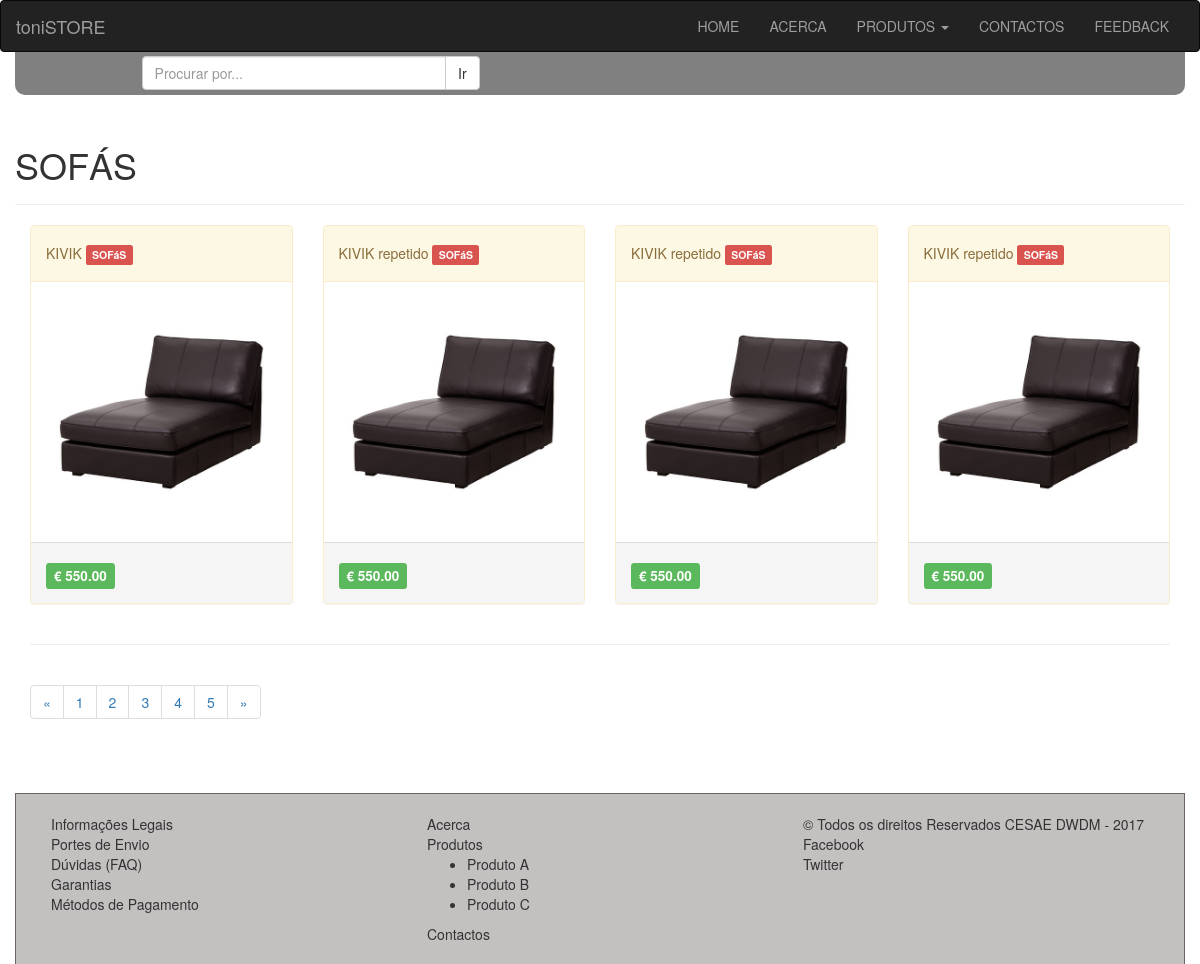
The page /catprod.php?cat=2 on the database its author committed.
### tables this page shows
CREATE TABLE IF NOT EXISTS `CATEGORIAS` (
  `id_categoria` int(11) NOT NULL,
  `nomecategoria` varchar(30) NOT NULL,
  `visivel` tinyint(1) NOT NULL DEFAULT '1'
);

CREATE TABLE IF NOT EXISTS `PRODUTOS` (
  `id_produto` int(11) NOT NULL,
  `id_categoria` int(11) NOT NULL,
  `nomeprod` varchar(120) NOT NULL,
  `descricao` longtext NOT NULL,
  `preco` decimal(10,2) NOT NULL,
  `imagem` varchar(180) NOT NULL,
  `destaque` tinyint(1) NOT NULL,
  `visivel` tinyint(1) NOT NULL DEFAULT '1',
  `datains` datetime NOT NULL DEFAULT CURRENT_TIMESTAMP
);

### classes/categorias.class.php (called while the page is built, shortened)
<?php
class categorias{
    public function listaCategorias(){
        $db = new database();
        $pdo = $db->getCon();
        $sql = '
        SELECT id_categoria, nomecategoria
        FROM CATEGORIAS
        WHERE CATEGORIAS.visivel = true
        ORDER BY nomecategoria
        ';
        $s = $pdo->prepare($sql);
        $s->execute();
        return $s->fetchAll();
    }
}
?>

### classes/produtos.class.php (called while the page is built, shortened)
<?php
class produtos{
    function mostraPorCategoria($cat){
        $limite = $GLOBALS['maxprod'];
        $db = new database();
        $pdo = $db->getCon();
        $query = "SELECT PRODUTOS.id_produto, PRODUTOS.nomeprod, PRODUTOS.descricao, PRODUTOS.preco, PRODUTOS.imagem, CATEGORIAS.nomecategoria
        FROM PRODUTOS,CATEGORIAS
        WHERE PRODUTOS.id_categoria=CATEGORIAS.id_categoria AND PRODUTOS.visivel = true AND PRODUTOS.id_categoria = :c
        ORDER BY PRODUTOS.preco DESC";
        $s = $pdo->prepare($query);
        $s->bindValue(':c',$cat);
        $s->execute();
        $total_produtos = $s->rowCount();
        $total_paginas = ceil($total_produtos/$limite);
        if (!isset($_GET['pagina'])) {
            $pagina = 1;
        } else{
            $pagina = $_GET['pagina'];
        }
        $limite_inicial = ($pagina-1)*$limite;
        $sql = '
        SELECT PRODUTOS.id_produto, PRODUTOS.nomeprod, PRODUTOS.descricao, PRODUTOS.preco, PRODUTOS.imagem, CATEGORIAS.nomecategoria
        FROM PRODUTOS,CATEGORIAS
        WHERE PRODUTOS.id_categoria=CATEGORIAS.id_categoria AND PRODUTOS.visivel = true AND PRODUTOS.id_categoria = :c
        ORDER BY PRODUTOS.preco DESC LIMIT :li,:l';
        $s = $pdo->prepare($sql);
        $s->bindValue(':c',$cat);
        $s->bindValue(':li',$limite_inicial,PDO::PARAM_INT);
        $s->bindValue(':l',$limite,PDO::PARAM_INT);
        $s->execute();
        return array($s->fetchAll(),$total_paginas,$pagina);
    }
}
?>

### catprod.php (the view, shortened to what this page needs)
<?php
if(isset($_GET['cat']) && $_GET['cat']!=''){
    $idc = $_GET['cat'];
    require_once 'classes/produtos.class.php';
    $prod = new produtos();
}
    $erros = new erros();
?>
<!DOCTYPE html>
<html lang="pt-pt">
<?php require_once 'includes/head.inc.php'; ?>
  <body>
    <?php require_once 'includes/menu.inc.php'; ?>
    <div class="container">
        <div class="row">
            <div class="page-header">
              <h1><?php echo mb_strtoupper($nomecategoria,'UTF-8');?></h1>
            </div>
            <?php
            $prodc = $prod->mostraPorCategoria($idc)[0];
            if ($prodc != NULL) {
            foreach ($prodc as $prodcat) {
            ?>
            <div class="col-xs-12 col-md-3">
                <div class="panel panel-warning">
                    <div class="panel-heading">
                        <h5><?php echo $prodcat['nomeprod']; ?> <span class="label label-danger"><?php echo strtoupper($prodcat['nomecategoria']); ?></span></h5>
                    </div>
                    <div class="panel-body">
                        <a href="#" data-toggle="modal" data-target="#prodnov<?php echo $prodcat['id_produto']; ?>"><img src="<?php echo $prodcat['imagem']; ?>" class="img-responsive"></a>
                    </div>
                    <div class="panel-footer">
                        <h4><span class="label label-success">&euro; <?php echo $prodcat['preco']; ?></span></h4>
                    </div>
                </div>
            </div>
            <?php
                } ?>
            <?php
            $total_paginas = $prod->mostraPorCategoria($idc)[1];
            $seguinte = 1;
            $anterior = 1;
            ?>
            <div class="col-xs-12">
            <hr>
            <nav aria-label="Page navigation" >
              <ul class="pagination pull right">
                <li>
                  <a href="catprod.php?cat=<?php echo $_GET['cat'];?>&pagina=<?php echo $anterior;?>" aria-label="Anterior">
                    <span aria-hidden="true">&laquo;</span>
                  </a>
                </li>
                <?php for ($pagina=1; $pagina <= $total_paginas ; $pagina++):?>
                <li><a href="catprod.php?cat=<?php echo $_GET['cat'];?>&pagina=<?php echo $pagina;?>" class="<?php if ($_GET['pagina'] == $pagina){ echo 'pagselect'; }?>"><?php echo $pagina; ?></a></li>
                <?php endfor ?>
                <li>
                  <a href="catprod.php?cat=<?php echo $_GET['cat'];?>&pagina=<?php echo $seguinte;?>" aria-label="Seguinte">
                    <span aria-hidden="true">&raquo;</span>
                  </a>
                </li>
              </ul>
            </nav>
            </div>
            <?php
            }else{
                echo $erros->alertas("alert-warning","Não existem <b>PRODUTOS</b> para a <b>CATEGORIA</b> escolhida !","Neste Momento não existem produtos na nossa loja, tente mais tarde... ");
            }
            ?>
        </div>
        <?php require_once 'includes/rodape.inc.php'; ?>
    </div>
  </body>
</html>

### includes/head.inc.php (shortened to what this page needs)
<head>
   <link href="css/bootstrap.min.css" rel="stylesheet">
   <link href="vendors/chosen/chosen.min.css" rel="stylesheet">
   <link href="vendors/sweetalert2/sweetalert2.min.css" rel="stylesheet">
   <link href="css/estilo.css" rel="stylesheet">
 </head>

### includes/menu.inc.php (shortened to what this page needs)
<?php
require_once 'classes/categorias.class.php';
$catmenu = new categorias();
?>
    <nav class="navbar navbar-inverse">
      <div class="container-fluid">
        <div class="navbar-header">
          <a class="navbar-brand" href="index.php"><?php echo $GLOBALS['nomeloja']; ?></a>
        </div>
        <div class="collapse navbar-collapse" id="menu">
          <ul class="nav navbar-nav navbar-right">
            <li><a href="index.php">HOME</a></li>
            <li><a href="pagina.php?pag=acerca">ACERCA</a></li>
            <li class="dropdown">
              <a href="#" class="dropdown-toggle" data-toggle="dropdown" role="button" aria-haspopup="true" aria-expanded="false">PRODUTOS <span class="caret"></span></a>
                <?php
                    $categoria = $catmenu->listaCategorias();
                    foreach ($categoria as $categoriamenu){
                        if (isset($_GET['cat']) && $_GET['cat']==$categoriamenu['id_categoria']) {
                            $nomecategoria =  $categoriamenu['nomecategoria'];
                        }
                ?>
                <?php
                    }
                ?>
            </li>
            <li><a href="pagina.php?pag=contactos">CONTACTOS</a></li>
            <li><a href="feedback.php">FEEDBACK</a></li>
          </ul>
        </div>
      </div>
    </nav>
    <div class="container" style="background:grey;margin-top:-22px;margin-bottom:10px;height:45px;border-bottom-left-radius:10px;border-bottom-right-radius:10px;">
        <div class="col-xs-12 col-md-4">
                <form method="post" action="procurar.php">
                <div class="input-group" style="margin:6px;">
                  <input type="text" class="form-control" placeholder="Procurar por..." name="procura">
                  <span class="input-group-btn">
                    <button class="btn btn-default" type="submit">Ir</button>
                  </span>
                </div>
                </form>
        </div>
    </div>

### includes/rodape.inc.php
<div class="row" id="rodape">
            <footer>
                <div class="col-xs-12 col-md-4">
                    Informações Legais
                    <br>
                    Portes de Envio
                    <br>
                    Dúvidas (FAQ)
                    <br>
                    Garantias
                    <br>
                    Métodos de Pagamento
                </div>
                <div class="col-xs-12 col-md-4">
                    Acerca
                    <br>
                    Produtos
                        <ul>
                            <li>Produto A</li>
                            <li>Produto B</li>
                            <li>Produto C</li>
                        </ul>
                    Contactos
                </div>
                <div class="col-xs-12 col-md-4">
                    &copy; Todos os direitos Reservados CESAE DWDM - 2017
                    <br>
                    Facebook
                    <br>
                    Twitter
                </div>
            </footer>
        </div>

### css/estilo.css (style rules this page uses)
#rodape { border-top:1px solid #6d6363; border-left:1px solid #6d6363; border-right:1px solid #6d6363; margin-top:50px; background-color: #c3c0c0; padding:20px; }

### rows shown on the page
categorias: nomecategoria "SOFÁS"
produtos: nomeprod "KIVIK", id_categoria.nomecategoria "SOFáS", imagem (picture), preco "550.00"
produtos: nomeprod "KIVIK repetido", id_categoria.nomecategoria "SOFáS", imagem (picture), preco "550.00"
produtos: nomeprod "KIVIK repetido", id_categoria.nomecategoria "SOFáS", imagem (picture), preco "550.00"
produtos: nomeprod "KIVIK repetido", id_categoria.nomecategoria "SOFáS", imagem (picture), preco "550.00"

### other values the page prints
$GLOBALS['nomeloja'] "toniSTORE"
